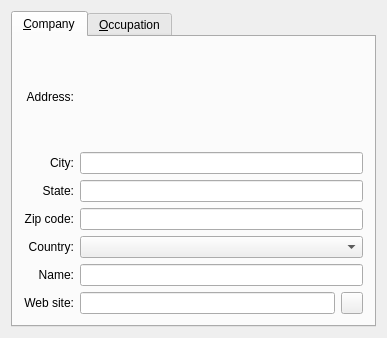
<ui version="4.0" >
 <class>WorkInfoBase</class>
 <widget class="QWidget" name="WorkInfoBase" >
  <property name="geometry" >
   <rect>
    <x>0</x>
    <y>0</y>
    <width>387</width>
    <height>338</height>
   </rect>
  </property>
  <property name="windowTitle" >
   <string></string>
  </property>
  <layout class="QVBoxLayout" >
   <property name="margin" >
    <number>11</number>
   </property>
   <property name="spacing" >
    <number>6</number>
   </property>
   <item>
    <widget class="QTabWidget" name="TabWidget2" >
     <widget class="QWidget" name="tab" >
      <attribute name="title" >
       <string>&amp;Company</string>
      </attribute>
      <layout class="QGridLayout" >
       <property name="margin" >
        <number>11</number>
       </property>
       <property name="spacing" >
        <number>6</number>
       </property>
       <item row="0" column="1" >
        <widget class="Q3MultiLineEdit" native="1" name="edtAddress" />
       </item>
       <item row="0" column="0" >
        <widget class="QLabel" name="TextLabel7" >
         <property name="text" >
          <string>Address:</string>
         </property>
         <property name="alignment" >
          <set>Qt::AlignRight|Qt::AlignTrailing|Qt::AlignVCenter</set>
         </property>
         <property name="wordWrap" >
          <bool>false</bool>
         </property>
        </widget>
       </item>
       <item row="1" column="1" >
        <widget class="QLineEdit" name="edtCity" />
       </item>
       <item row="1" column="0" >
        <widget class="QLabel" name="TextLabel8" >
         <property name="text" >
          <string>City:</string>
         </property>
         <property name="alignment" >
          <set>Qt::AlignRight|Qt::AlignTrailing|Qt::AlignVCenter</set>
         </property>
         <property name="wordWrap" >
          <bool>false</bool>
         </property>
        </widget>
       </item>
       <item row="2" column="1" >
        <widget class="QLineEdit" name="edtState" />
       </item>
       <item row="2" column="0" >
        <widget class="QLabel" name="TextLabel9" >
         <property name="text" >
          <string>State:</string>
         </property>
         <property name="alignment" >
          <set>Qt::AlignRight|Qt::AlignTrailing|Qt::AlignVCenter</set>
         </property>
         <property name="wordWrap" >
          <bool>false</bool>
         </property>
        </widget>
       </item>
       <item row="3" column="1" >
        <widget class="QLineEdit" name="edtZip" />
       </item>
       <item row="3" column="0" >
        <widget class="QLabel" name="TextLabel10" >
         <property name="text" >
          <string>Zip code:</string>
         </property>
         <property name="alignment" >
          <set>Qt::AlignRight|Qt::AlignTrailing|Qt::AlignVCenter</set>
         </property>
         <property name="wordWrap" >
          <bool>false</bool>
         </property>
        </widget>
       </item>
       <item row="4" column="0" >
        <widget class="QLabel" name="TextLabel11" >
         <property name="text" >
          <string>Country:</string>
         </property>
         <property name="alignment" >
          <set>Qt::AlignRight|Qt::AlignTrailing|Qt::AlignVCenter</set>
         </property>
         <property name="wordWrap" >
          <bool>false</bool>
         </property>
        </widget>
       </item>
       <item row="4" column="1" >
        <widget class="QComboBox" name="cmbCountry" />
       </item>
       <item row="5" column="0" >
        <widget class="QLabel" name="TextLabel12" >
         <property name="text" >
          <string>Name:</string>
         </property>
         <property name="alignment" >
          <set>Qt::AlignRight|Qt::AlignTrailing|Qt::AlignVCenter</set>
         </property>
         <property name="wordWrap" >
          <bool>false</bool>
         </property>
        </widget>
       </item>
       <item row="5" column="1" >
        <widget class="QLineEdit" name="edtName" />
       </item>
       <item row="6" column="1" >
        <layout class="QHBoxLayout" >
         <property name="margin" >
          <number>0</number>
         </property>
         <property name="spacing" >
          <number>6</number>
         </property>
         <item>
          <widget class="QLineEdit" name="edtSite" />
         </item>
         <item>
          <widget class="QPushButton" name="btnSite" >
           <property name="sizePolicy" >
            <sizepolicy>
             <hsizetype>0</hsizetype>
             <vsizetype>0</vsizetype>
             <horstretch>0</horstretch>
             <verstretch>0</verstretch>
            </sizepolicy>
           </property>
           <property name="maximumSize" >
            <size>
             <width>22</width>
             <height>22</height>
            </size>
           </property>
           <property name="text" >
            <string/>
           </property>
          </widget>
         </item>
        </layout>
       </item>
       <item row="6" column="0" >
        <widget class="QLabel" name="TextLabel16" >
         <property name="text" >
          <string>Web site:</string>
         </property>
         <property name="alignment" >
          <set>Qt::AlignRight|Qt::AlignTrailing|Qt::AlignVCenter</set>
         </property>
         <property name="wordWrap" >
          <bool>false</bool>
         </property>
        </widget>
       </item>
      </layout>
     </widget>
     <widget class="QWidget" name="tab" >
      <attribute name="title" >
       <string>&amp;Occupation</string>
      </attribute>
      <layout class="QGridLayout" >
       <property name="margin" >
        <number>11</number>
       </property>
       <property name="spacing" >
        <number>6</number>
       </property>
       <item row="2" column="0" >
        <widget class="QLabel" name="TextLabel1" >
         <property name="text" >
          <string>Occupation:</string>
         </property>
         <property name="alignment" >
          <set>Qt::AlignRight|Qt::AlignTrailing|Qt::AlignVCenter</set>
         </property>
         <property name="wordWrap" >
          <bool>false</bool>
         </property>
        </widget>
       </item>
       <item row="0" column="0" >
        <widget class="QLabel" name="TextLabel13" >
         <property name="text" >
          <string>Div / dept:</string>
         </property>
         <property name="alignment" >
          <set>Qt::AlignRight|Qt::AlignTrailing|Qt::AlignVCenter</set>
         </property>
         <property name="wordWrap" >
          <bool>false</bool>
         </property>
        </widget>
       </item>
       <item row="2" column="1" >
        <widget class="QComboBox" name="cmbOccupation" />
       </item>
       <item row="0" column="1" >
        <widget class="QLineEdit" name="edtDept" />
       </item>
       <item row="1" column="0" >
        <widget class="QLabel" name="TextLabel15" >
         <property name="text" >
          <string>Position:</string>
         </property>
         <property name="alignment" >
          <set>Qt::AlignRight|Qt::AlignTrailing|Qt::AlignVCenter</set>
         </property>
         <property name="wordWrap" >
          <bool>false</bool>
         </property>
        </widget>
       </item>
       <item row="1" column="1" >
        <widget class="QLineEdit" name="edtPosition" />
       </item>
       <item row="3" column="1" >
        <spacer>
         <property name="orientation" >
          <enum>Qt::Vertical</enum>
         </property>
         <property name="sizeType" >
          <enum>QSizePolicy::Expanding</enum>
         </property>
         <property name="sizeHint" >
          <size>
           <width>20</width>
           <height>20</height>
          </size>
         </property>
        </spacer>
       </item>
      </layout>
     </widget>
    </widget>
   </item>
  </layout>
 </widget>
 <customwidgets>
  <customwidget>
   <class>Q3MultiLineEdit</class>
   <extends>QWidget</extends>
   <header>q3multilineedit.h</header>
   <container>1</container>
  </customwidget>
 </customwidgets>
 <tabstops>
  <tabstop>edtAddress</tabstop>
  <tabstop>edtCity</tabstop>
  <tabstop>edtState</tabstop>
  <tabstop>edtZip</tabstop>
  <tabstop>cmbCountry</tabstop>
  <tabstop>edtName</tabstop>
  <tabstop>edtSite</tabstop>
  <tabstop>btnSite</tabstop>
  <tabstop>TabWidget2</tabstop>
  <tabstop>edtDept</tabstop>
  <tabstop>edtPosition</tabstop>
  <tabstop>cmbOccupation</tabstop>
 </tabstops>
 <resources/>
 <connections/>
</ui>
